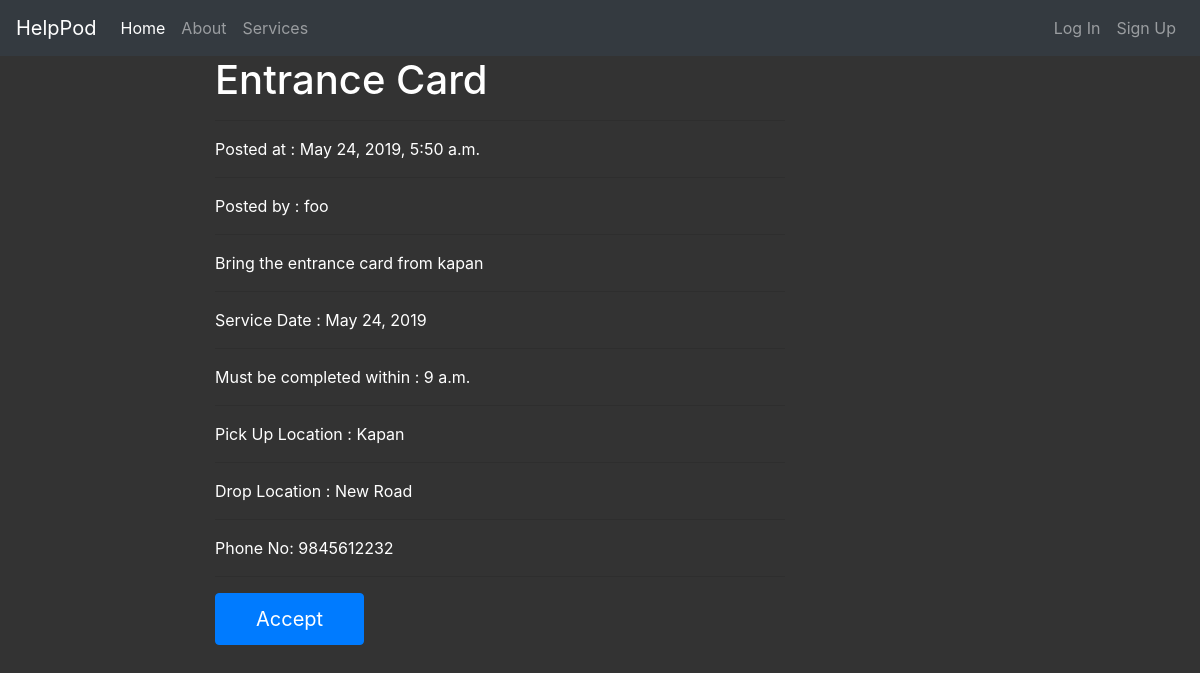
/13/detail/, run on the app's committed database.
### insight/models.py (models this page shows, shortened)
class Task(models.Model):
    title = models.CharField(max_length=50)
    description = models.CharField(max_length=200)
    service_date=models.DateField()
    service_time=models.TimeField()
    pickup_location=models.CharField(max_length=100)
    drop_location=models.CharField(max_length=100)
    phone=models.CharField(max_length=10)
    user_name = models.CharField( max_length =100, default=None)
    timestamp = models.DateTimeField(auto_now_add=True, auto_now=False )
    class Meta:
        ordering = ["-timestamp"]

### insight/views.py (the view)
# urls.py: url(r'^(?P<id>\d+)/detail/$', task_detail,name='detail'),
def task_detail(request,id=None):
   instance =get_object_or_404(Task , id=id)
   context = {
      "title":instance.title,
      "instance":instance
   }
   return render(request,"task_detail.html",context)

### templates/task_detail.html (shortened to what this page needs)
{% extends "base.html"%}
{% load staticfiles %}
{% block content%}
<link href="{% static 'css/wallpaper.css' %}" rel="stylesheet">
<div class="col-md-6 offset-md-2" >
    <h1>
        {{ title }}
     </h1>  <hr>
     <p>
     Posted at : {{instance.timestamp}}  <br> <hr>
    Posted by : {{instance.user_name}}<br> <hr>
     {{instance.description}}  <br> <hr>
     Service Date : {{ instance.service_date}}<br><hr>
     Must be completed within : {{instance.service_time}} <br><hr>
     Pick Up Location : {{ instance.pickup_location}} <br> <hr>
     Drop Location : {{ instance.drop_location}} <br> <hr>
     Phone No: {{instance.phone}}<br><hr>
     <a href='{% url "accept" id=instance.id %}' class="btn btn-primary" role="button" id="mybutton" >Accept</a>
    </p>
</div>
{% endblock content%}

### static/css/mycss.css (style rules this page uses)
#mybutton { padding: 10px 40px; font-size: 20px }

### static/css/wallpaper.css (style rules this page uses)
body { margin: 0; padding: 0; background-image: url("../img/wallpaper.png"); background-size: 100% 110%; color:#fff; background-repeat: no-repeat; }

### data on the page
Task: title "Entrance Card", timestamp "May 24, 2019, 5:50 a.m.", user_name "foo", description "Bring the entrance card from kapan", service_date "May 24, 2019", service_time "9 a.m.", pickup_location "Kapan", drop_location "New Road", phone "9845612232"
